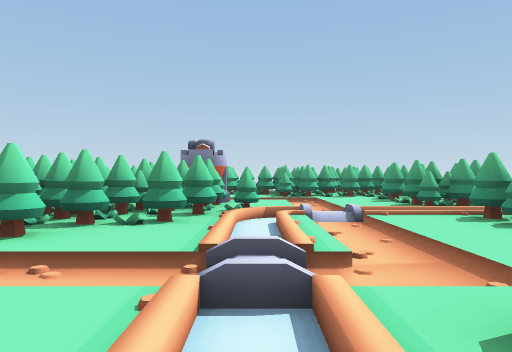
View 1 (above)

12 first-person views from a walk through a Unity game level. The camera is 0.59 m above the floor, looks level and sees 70° across. The floor is counted in squares, 1 m on a side. Each view is taken from the middle of a square. On the plan, view 1 faces up. The plan holds only what a view shows up to about 10 squares ahead; the rest is blank. The place goes on beyond the plan. The player is left out.

View 2
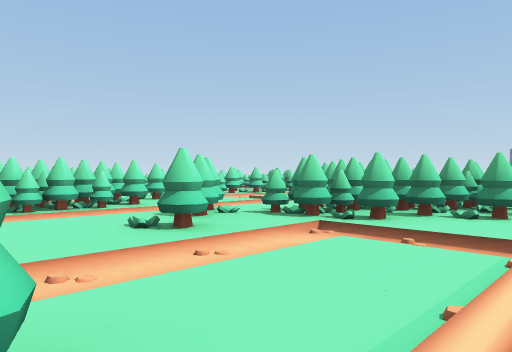

View 3
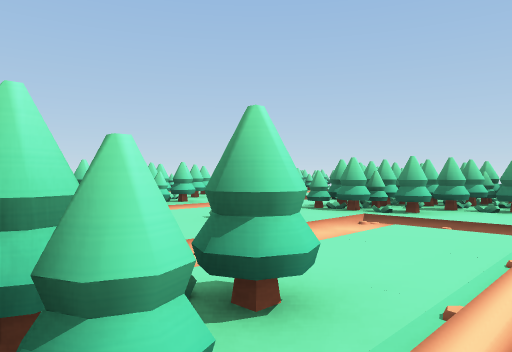

View 4
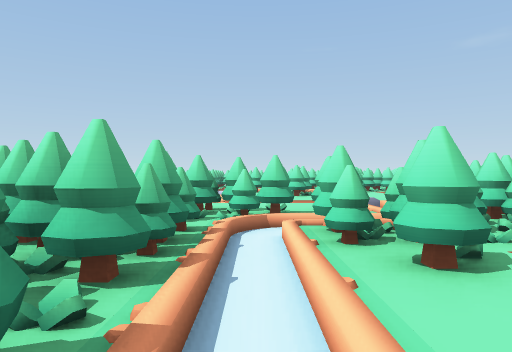

View 5
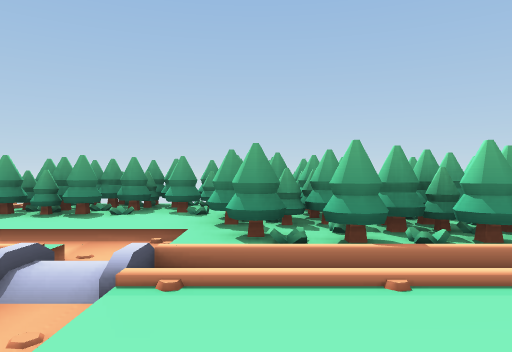

View 6
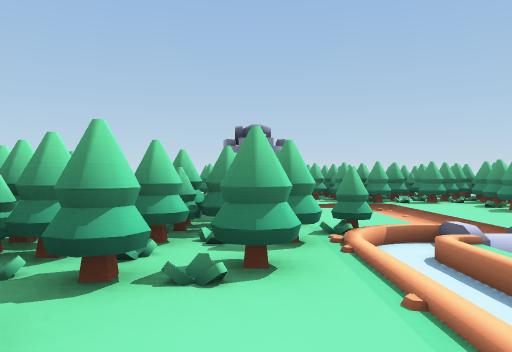

View 7
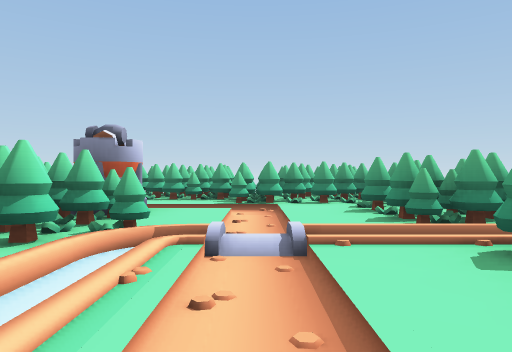

View 8
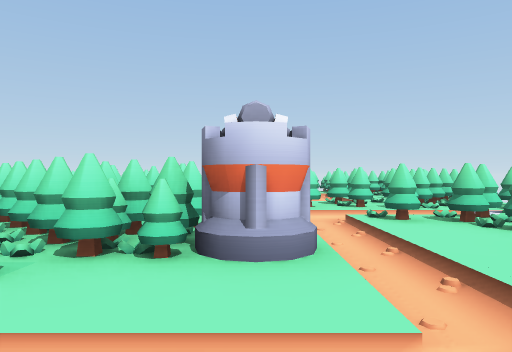

View 9
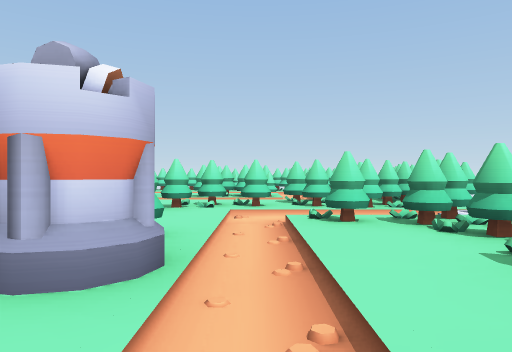

View 10
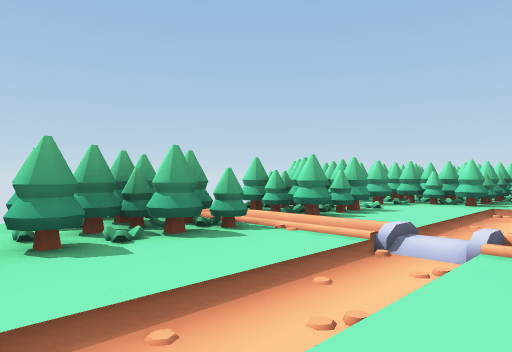

View 11
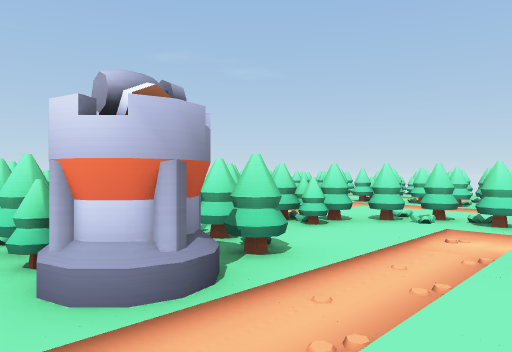

View 12
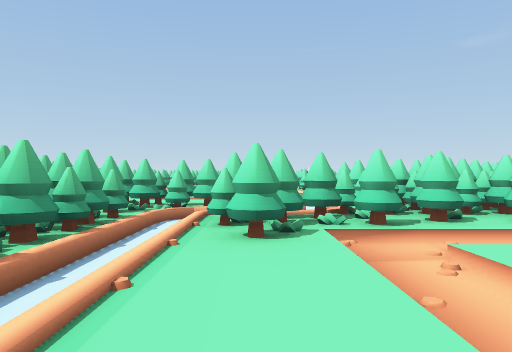

### Floor plan
Key: @ floor where view 1 was taken; # wall or solid block; . main floor; : floor 0.1 m higher than the main floor; / step, stairs or slope; = window, fence, low wall or low ledge; O other object.
Columns run from 5 left of view 1 to 5 right of it. Each row starts with its distance up from view 1.
 10   ######
  9 ###:::###
  8 #......:#
  7 #::#O:.:##
  6  ####:.:##
  5    ###:...
  4   ###..:##=
  3  ###:..:##
  2  #:../.:#
  1  =#.:.###
  0    .:@##
 -1    ##.#
 -2    ##.#
 -3     =##

Positions as (right, up) in squares from view 1, and headings:
1: (0, 0), facing up
2: (0, -1), facing up-left
3: (0, -2), facing up-left
4: (0, 1), facing down
5: (-2, 1), facing right
6: (-1, 2), facing up
7: (1, 2), facing up
8: (2, 7), facing left
9: (1, 8), facing left
10: (0, 8), facing down-right
11: (0, 9), facing down-left
12: (-1, 2), facing down
